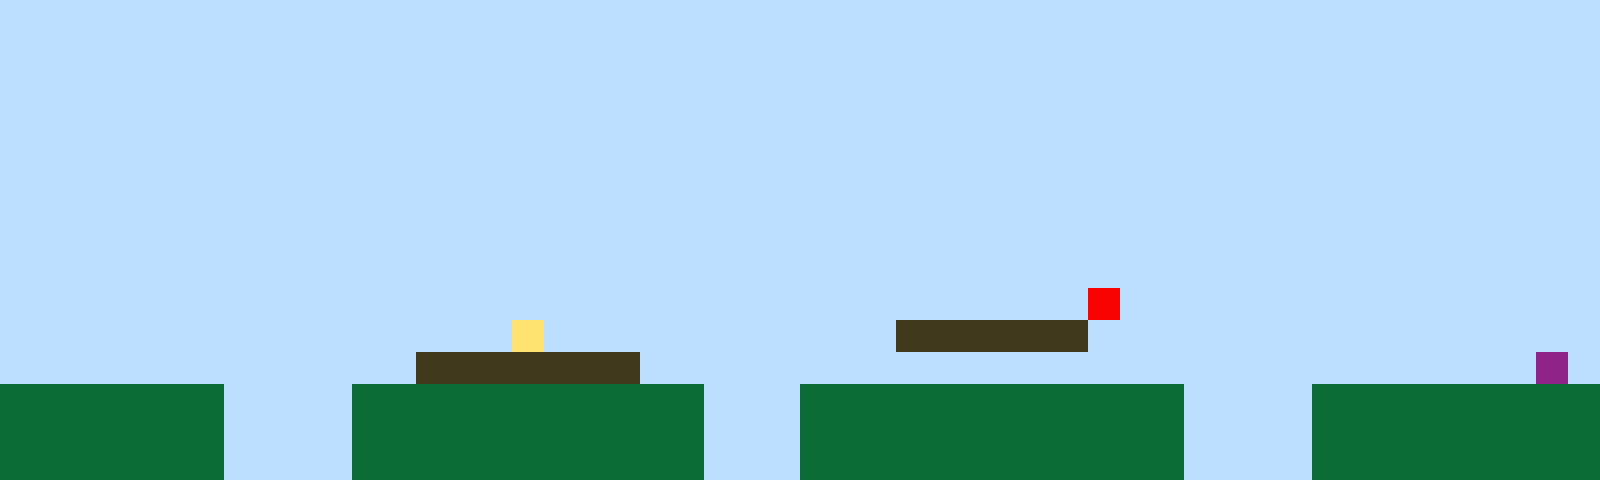

A 2D game scene composited from a Tiled map and its tileset images. What follows is a short description and the map's XML, with every tile layer's data as written:
An orthogonal 50x15 tile map with 32x32 px tiles, 1 tile layer (Tile Layer 1).

<map version="1.10" tiledversion="1.11.2" orientation="orthogonal" renderorder="right-up" width="50" height="15" tilewidth="32" tileheight="32" infinite="0" nextlayerid="2" nextobjectid="1"><editorsettings><export target="map1.csv" format="csv" /></editorsettings><tileset firstgid="1" name="sprites" tilewidth="32" tileheight="32" tilecount="6" columns="3"><image source="sprites.png" width="96" height="64" /></tileset><layer id="1" name="Tile Layer 1" width="50" height="15"><data encoding="csv">1,1,1,1,1,1,1,1,1,1,1,1,1,1,1,1,1,1,1,1,1,1,1,1,1,1,1,1,1,1,1,1,1,1,1,1,1,1,1,1,1,1,1,1,1,1,1,1,1,1,1,1,1,1,1,1,1,1,1,1,1,1,1,1,1,1,1,1,1,1,1,1,1,1,1,1,1,1,1,1,1,1,1,1,1,1,1,1,1,1,1,1,1,1,1,1,1,1,1,1,1,1,1,1,1,1,1,1,1,1,1,1,1,1,1,1,1,1,1,1,1,1,1,1,1,1,1,1,1,1,1,1,1,1,1,1,1,1,1,1,1,1,1,1,1,1,1,1,1,1,1,1,1,1,1,1,1,1,1,1,1,1,1,1,1,1,1,1,1,1,1,1,1,1,1,1,1,1,1,1,1,1,1,1,1,1,1,1,1,1,1,1,1,1,1,1,1,1,1,1,1,1,1,1,1,1,1,1,1,1,1,1,1,1,1,1,1,1,1,1,1,1,1,1,1,1,1,1,1,1,1,1,1,1,1,1,1,1,1,1,1,1,1,1,1,1,1,1,1,1,1,1,1,1,1,1,1,1,1,1,1,1,1,1,1,1,1,1,1,1,1,1,1,1,1,1,1,1,1,1,1,1,1,1,1,1,1,1,1,1,1,1,1,1,1,1,1,1,1,1,1,1,1,1,1,1,1,1,1,1,1,1,1,1,1,1,1,1,1,1,1,1,1,1,1,1,1,1,1,1,1,1,1,1,1,1,1,1,1,1,1,1,1,1,1,1,1,1,1,1,1,1,1,1,1,1,1,1,1,1,1,1,1,1,1,1,1,1,1,1,1,1,1,1,1,1,1,1,1,1,1,1,1,1,1,1,1,1,1,1,1,1,1,1,1,1,1,1,1,1,1,1,1,1,1,1,1,1,1,1,1,1,1,1,1,1,1,1,1,1,1,1,1,1,1,1,1,1,1,1,1,1,1,1,1,1,1,1,1,1,1,1,1,1,1,1,1,1,1,1,1,1,1,1,1,1,1,1,1,1,1,1,1,1,1,1,1,1,1,1,1,1,1,1,1,1,1,1,1,1,1,1,1,1,5,1,1,1,1,1,1,1,1,1,1,1,1,1,1,1,1,1,1,1,1,1,1,1,1,1,1,1,1,1,1,1,4,1,1,1,1,1,1,1,1,1,1,1,3,3,3,3,3,3,1,1,1,1,1,1,1,1,1,1,1,1,1,1,1,1,1,1,1,1,1,1,1,1,1,1,1,1,1,3,3,3,3,3,3,3,1,1,1,1,1,1,1,1,1,1,1,1,1,1,1,1,1,1,1,1,1,1,1,1,1,1,1,1,6,1,2,2,2,2,2,2,2,1,1,1,1,2,2,2,2,2,2,2,2,2,2,2,1,1,1,2,2,2,2,2,2,2,2,2,2,2,2,1,1,1,1,2,2,2,2,2,2,2,2,2,2,2,2,2,2,2,2,1,1,1,1,2,2,2,2,2,2,2,2,2,2,2,1,1,1,2,2,2,2,2,2,2,2,2,2,2,2,1,1,1,1,2,2,2,2,2,2,2,2,2,2,2,2,2,2,2,2,1,1,1,1,2,2,2,2,2,2,2,2,2,2,2,1,1,1,2,2,2,2,2,2,2,2,2,2,2,2,1,1,1,1,2,2,2,2,2,2,2,2,2</data></layer></map>
